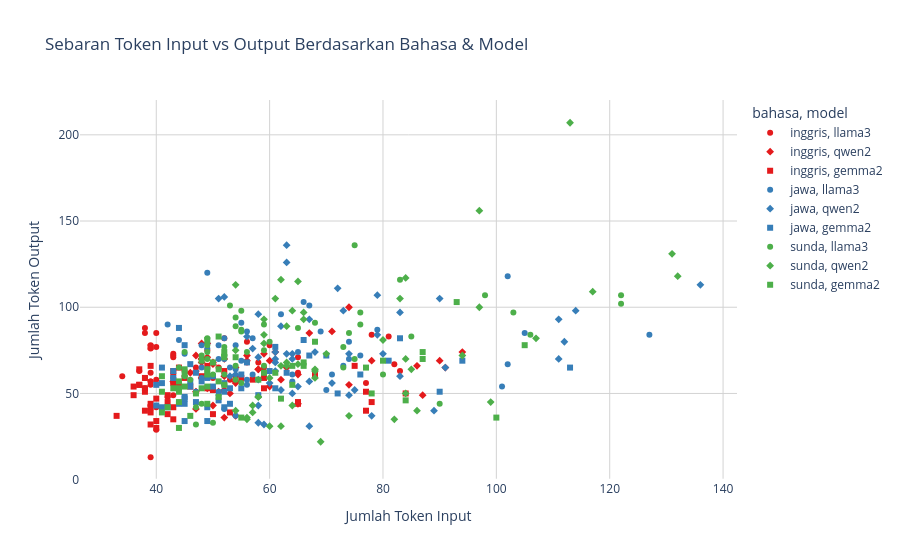

Here is the notebook cell this chart was saved with:
### Code cell
fig = px.scatter(
    df, 
    x='token_input', 
    y='token_output', 
    color='bahasa',
    symbol='model',
    hover_data=['id_kalimat', 'panjang_kata_input', 'latensi'],
    title='Sebaran Token Input vs Output Berdasarkan Bahasa & Model',
    labels={'token_input': 'Jumlah Token Input', 'token_output': 'Jumlah Token Output'},
    color_discrete_sequence=px.colors.qualitative.Set1
)

fig.update_layout(
    plot_bgcolor='white',
    xaxis=dict(showgrid=True, gridcolor='lightgrey'),
    yaxis=dict(showgrid=True, gridcolor='lightgrey')
)

fig.show()

### Figure 1 — Plotly figure (JSON) as saved in the notebook; plotly's stock layout.template omitted (floating-point values rounded to 4 significant figures; data arrays with more than 128 entries replaced by an {"elided": "..."} marker saying what was removed)
{"data": [{"customdata": {"elided": "50x3 float values"}, "hovertemplate": "bahasa=inggris<br>model=llama3<br>Jumlah Token Input=%{x}<br>Jumlah Token Output=%{y}<br>id_kalimat=%{customdata[0]}<br>panjang_kata_input=%{customdata[1]}<br>latensi=%{customdata[2]}<extra></extra>", "legendgroup": "inggris, llama3", "marker": {"color": "rgb(228,26,28)", "symbol": "circle"}, "mode": "markers", "name": "inggris, llama3", "orientation": "v", "showlegend": true, "type": "scatter", "x": [56, 59, 49, 58, 50, 43, 39, 53, 43, 54, 39, 39, 78, 38, 48, 40, 65, 38, 38, 38, 34, 43, 47, 52, 81, 49, 45, 40, 43, 47, 82, 42, 39, 43, 40, 43, 39, 83, 40, 43, 39, 60, 51, 77, 65, 39, 37, 40, 39, 56], "xaxis": "x", "y": [80, 65, 61, 68, 59, 59, 57, 58, 49, 60, 76, 78, 84, 85, 59, 58, 71, 53, 59, 88, 60, 73, 51, 82, 83, 75, 63, 29, 56, 65, 67, 48, 13, 71, 42, 61, 62, 63, 77, 72, 43, 78, 65, 56, 62, 57, 63, 85, 55, 68], "yaxis": "y"}, {"customdata": {"elided": "50x3 float values"}, "hovertemplate": "bahasa=inggris<br>model=qwen2<br>Jumlah Token Input=%{x}<br>Jumlah Token Output=%{y}<br>id_kalimat=%{customdata[0]}<br>panjang_kata_input=%{customdata[1]}<br>latensi=%{customdata[2]}<extra></extra>", "legendgroup": "inggris, qwen2", "marker": {"color": "rgb(228,26,28)", "symbol": "diamond"}, "mode": "markers", "name": "inggris, qwen2", "orientation": "v", "showlegend": true, "type": "scatter", "x": [65, 71, 58, 67, 59, 52, 48, 62, 52, 63, 48, 48, 87, 47, 60, 49, 78, 47, 47, 47, 43, 54, 56, 61, 90, 58, 54, 49, 52, 56, 91, 53, 49, 52, 50, 54, 48, 94, 50, 54, 48, 74, 60, 86, 74, 48, 46, 51, 50, 65], "xaxis": "x", "y": [61, 86, 64, 85, 73, 60, 79, 58, 36, 65, 70, 70, 49, 72, 54, 71, 69, 41, 51, 63, 57, 65, 69, 74, 69, 64, 57, 79, 52, 72, 65, 50, 53, 70, 43, 56, 70, 74, 68, 37, 68, 100, 69, 66, 55, 59, 62, 51, 67, 44], "yaxis": "y"}, {"customdata": {"elided": "50x3 float values"}, "hovertemplate": "bahasa=inggris<br>model=gemma2<br>Jumlah Token Input=%{x}<br>Jumlah Token Output=%{y}<br>id_kalimat=%{customdata[0]}<br>panjang_kata_input=%{customdata[1]}<br>latensi=%{customdata[2]}<extra></extra>", "legendgroup": "inggris, gemma2", "marker": {"color": "rgb(228,26,28)", "symbol": "square"}, "mode": "markers", "name": "inggris, gemma2", "orientation": "v", "showlegend": true, "type": "scatter", "x": [59, 59, 49, 57, 49, 43, 38, 53, 42, 50, 37, 38, 78, 38, 50, 39, 68, 36, 36, 37, 33, 44, 46, 52, 75, 48, 44, 39, 42, 43, 77, 43, 39, 42, 40, 45, 39, 84, 40, 43, 38, 65, 49, 77, 65, 39, 37, 40, 39, 55], "xaxis": "x", "y": [59, 53, 66, 58, 53, 63, 40, 39, 45, 52, 55, 59, 45, 51, 38, 66, 61, 54, 49, 64, 37, 55, 54, 63, 66, 60, 65, 39, 38, 42, 40, 35, 42, 49, 30, 59, 77, 50, 34, 56, 53, 44, 60, 51, 45, 44, 55, 47, 32, 59], "yaxis": "y"}, {"customdata": {"elided": "50x3 float values"}, "hovertemplate": "bahasa=jawa<br>model=llama3<br>Jumlah Token Input=%{x}<br>Jumlah Token Output=%{y}<br>id_kalimat=%{customdata[0]}<br>panjang_kata_input=%{customdata[1]}<br>latensi=%{customdata[2]}<extra></extra>", "legendgroup": "jawa, llama3", "marker": {"color": "rgb(55,126,184)", "symbol": "circle"}, "mode": "markers", "name": "jawa, llama3", "orientation": "v", "showlegend": true, "type": "scatter", "x": [70, 67, 66, 73, 54, 52, 49, 62, 54, 71, 47, 51, 79, 44, 56, 48, 74, 49, 48, 48, 43, 56, 65, 74, 102, 64, 57, 55, 52, 52, 102, 57, 49, 52, 54, 56, 42, 101, 55, 51, 53, 76, 64, 127, 105, 49, 45, 51, 51, 69], "xaxis": "x", "y": [52, 101, 103, 66, 78, 41, 79, 96, 37, 61, 51, 49, 87, 81, 86, 65, 80, 76, 78, 59, 59, 55, 74, 70, 118, 61, 61, 91, 55, 70, 67, 82, 64, 82, 64, 58, 90, 54, 69, 51, 65, 72, 57, 84, 85, 120, 73, 70, 78, 86], "yaxis": "y"}, {"customdata": {"elided": "50x3 float values"}, "hovertemplate": "bahasa=jawa<br>model=qwen2<br>Jumlah Token Input=%{x}<br>Jumlah Token Output=%{y}<br>id_kalimat=%{customdata[0]}<br>panjang_kata_input=%{customdata[1]}<br>latensi=%{customdata[2]}<extra></extra>", "legendgroup": "jawa, qwen2", "marker": {"color": "rgb(55,126,184)", "symbol": "diamond"}, "mode": "markers", "name": "jawa, qwen2", "orientation": "v", "showlegend": true, "type": "scatter", "x": [79, 79, 75, 83, 63, 61, 58, 71, 63, 80, 56, 60, 89, 53, 72, 58, 91, 58, 57, 58, 52, 67, 74, 83, 111, 74, 67, 64, 61, 61, 111, 68, 59, 61, 64, 67, 51, 112, 65, 62, 64, 90, 73, 136, 114, 58, 54, 63, 62, 78], "xaxis": "x", "y": [107, 84, 52, 97, 126, 68, 96, 56, 136, 73, 83, 56, 40, 60, 111, 71, 65, 33, 76, 58, 106, 93, 49, 60, 93, 73, 31, 73, 63, 70, 70, 74, 32, 74, 70, 57, 105, 80, 54, 52, 50, 105, 98, 113, 98, 43, 61, 73, 89, 37], "yaxis": "y"}, {"customdata": {"elided": "50x3 float values"}, "hovertemplate": "bahasa=jawa<br>model=gemma2<br>Jumlah Token Input=%{x}<br>Jumlah Token Output=%{y}<br>id_kalimat=%{customdata[0]}<br>panjang_kata_input=%{customdata[1]}<br>latensi=%{customdata[2]}<extra></extra>", "legendgroup": "jawa, gemma2", "marker": {"color": "rgb(55,126,184)", "symbol": "square"}, "mode": "markers", "name": "jawa, gemma2", "orientation": "v", "showlegend": true, "type": "scatter", "x": [60, 63, 61, 67, 47, 44, 45, 53, 46, 61, 41, 46, 70, 41, 55, 44, 72, 43, 42, 43, 40, 52, 55, 66, 83, 56, 52, 50, 47, 45, 81, 51, 45, 45, 49, 53, 40, 94, 49, 49, 46, 76, 52, 113, 90, 45, 41, 48, 50, 58], "xaxis": "x", "y": [63, 62, 77, 72, 62, 88, 78, 44, 54, 53, 56, 67, 72, 65, 53, 44, 50, 63, 42, 59, 43, 42, 61, 81, 82, 68, 56, 54, 45, 44, 69, 46, 34, 48, 34, 53, 55, 69, 59, 42, 57, 61, 51, 65, 51, 47, 42, 57, 60, 49], "yaxis": "y"}, {"customdata": {"elided": "50x3 float values"}, "hovertemplate": "bahasa=sunda<br>model=llama3<br>Jumlah Token Input=%{x}<br>Jumlah Token Output=%{y}<br>id_kalimat=%{customdata[0]}<br>panjang_kata_input=%{customdata[1]}<br>latensi=%{customdata[2]}<extra></extra>", "legendgroup": "sunda, llama3", "marker": {"color": "rgb(77,175,74)", "symbol": "circle"}, "mode": "markers", "name": "sunda, llama3", "orientation": "v", "showlegend": true, "type": "scatter", "x": [74, 68, 75, 73, 55, 48, 50, 65, 59, 75, 49, 49, 90, 47, 54, 56, 80, 54, 52, 45, 50, 55, 59, 85, 103, 76, 55, 59, 60, 55, 122, 49, 44, 54, 46, 48, 45, 106, 47, 52, 52, 83, 73, 122, 98, 53, 52, 49, 54, 76], "xaxis": "x", "y": [85, 91, 70, 77, 87, 72, 33, 88, 90, 136, 74, 70, 44, 32, 58, 74, 61, 89, 72, 74, 61, 98, 66, 83, 97, 90, 56, 75, 80, 86, 107, 78, 65, 94, 58, 44, 60, 84, 42, 77, 61, 116, 65, 102, 107, 101, 72, 82, 66, 97], "yaxis": "y"}, {"customdata": {"elided": "50x3 float values"}, "hovertemplate": "bahasa=sunda<br>model=qwen2<br>Jumlah Token Input=%{x}<br>Jumlah Token Output=%{y}<br>id_kalimat=%{customdata[0]}<br>panjang_kata_input=%{customdata[1]}<br>latensi=%{customdata[2]}<extra></extra>", "legendgroup": "sunda, qwen2", "marker": {"color": "rgb(77,175,74)", "symbol": "diamond"}, "mode": "markers", "name": "sunda, qwen2", "orientation": "v", "showlegend": true, "type": "scatter", "x": [84, 80, 84, 83, 64, 57, 59, 74, 68, 84, 58, 58, 99, 56, 70, 66, 97, 63, 61, 54, 59, 66, 68, 94, 113, 86, 65, 68, 69, 64, 131, 60, 54, 63, 56, 59, 54, 117, 57, 63, 62, 97, 82, 132, 107, 62, 62, 60, 65, 85], "xaxis": "x", "y": [70, 81, 50, 105, 43, 39, 79, 37, 63, 117, 48, 48, 45, 35, 73, 97, 100, 68, 105, 75, 84, 93, 64, 72, 207, 40, 67, 59, 22, 98, 131, 59, 40, 66, 36, 93, 113, 109, 43, 89, 116, 156, 35, 118, 82, 31, 66, 31, 115, 64], "yaxis": "y"}, {"customdata": {"elided": "50x3 float values"}, "hovertemplate": "bahasa=sunda<br>model=gemma2<br>Jumlah Token Input=%{x}<br>Jumlah Token Output=%{y}<br>id_kalimat=%{customdata[0]}<br>panjang_kata_input=%{customdata[1]}<br>latensi=%{customdata[2]}<extra></extra>", "legendgroup": "sunda, gemma2", "marker": {"color": "rgb(77,175,74)", "symbol": "square"}, "mode": "markers", "name": "sunda, gemma2", "orientation": "v", "showlegend": true, "type": "scatter", "x": [68, 61, 66, 66, 49, 42, 45, 58, 52, 62, 45, 48, 80, 45, 55, 51, 78, 44, 47, 41, 44, 51, 54, 77, 87, 64, 49, 52, 52, 49, 100, 46, 41, 44, 44, 48, 41, 93, 44, 51, 49, 84, 59, 105, 87, 50, 43, 49, 51, 64], "xaxis": "x", "y": [80, 62, 68, 66, 81, 42, 54, 58, 71, 47, 64, 69, 69, 61, 36, 48, 50, 57, 50, 60, 51, 57, 71, 65, 74, 66, 44, 55, 74, 64, 36, 37, 39, 45, 30, 53, 51, 103, 53, 64, 54, 46, 62, 78, 70, 68, 53, 61, 83, 55], "yaxis": "y"}], "layout": {"legend": {"title": {"text": "bahasa, model"}, "tracegroupgap": 0}, "plot_bgcolor": "white", "title": {"text": "Sebaran Token Input vs Output Berdasarkan Bahasa & Model"}, "xaxis": {"anchor": "y", "domain": [0, 1], "gridcolor": "lightgrey", "showgrid": true, "title": {"text": "Jumlah Token Input"}}, "yaxis": {"anchor": "x", "domain": [0, 1], "gridcolor": "lightgrey", "showgrid": true, "title": {"text": "Jumlah Token Output"}}}}
